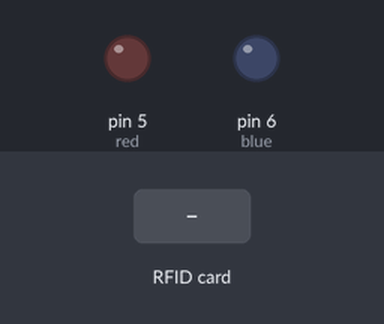
Bench run of a sketch on a simulated Arduino Uno, built with avr-gcc and run on an emulated ATmega328P. Shown: output pins drawn as LEDs (lit = HIGH). Inputs (shaded band) come from the test bench. Pins used as bus, display or sensor lines are not drawn; what the sketch prints to the serial monitor is not drawn.

Above: at 1.2 s.
1.3 s: RFID card 5E 7A 19 C4 held to the reader
At 2.1 s:
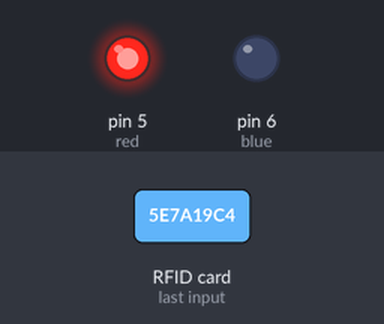
Timing chart, 0 to 4.3 s (numbered marks = the images above; inputs shaded):
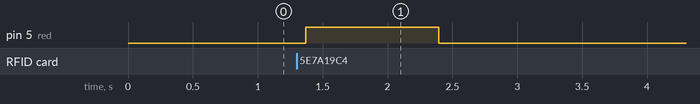

Measured:
- after the input at 1.3 s, pin 5 (red): LOW → HIGH after 0.07 s, → LOW 1.0 s later

The sketch:

CARD_INOUT.ino
```cpp
// RFID 태그 읽어오기
#include <SPI.h>
#include <MFRC522.h>

// SS(Slave Selector)핀 및 reset 핀 번호 정의
#define SS_PIN 10
#define RST_PIN 9

// MFRC522 클래스로 rfid 객체 선언
MFRC522 rfid(SS_PIN, RST_PIN);

// 등록 할 태그 ID 배열
int tagId[4] = {62, 235, 67, 6};

// LED 연결 핀 번호
int red = 5, blue = 6;

void setup() {
  // 시리얼 통신 및 SPI 초기화
  Serial.begin(9600);
  SPI.begin();

  // MFRC522 초기화
  rfid.PCD_Init();

  // LED 핀 모드
  pinMode(red, OUTPUT);
  pinMode(blue, OUTPUT);
}

void loop() {
  // 태그가 접촉 되지 않았거니 ID가 읽혀지지 않을 때
  if(!rfid.PICC_IsNewCardPresent() || !rfid.PICC_ReadCardSerial()) {
    digitalWrite(blue, LOW);
    digitalWrite(red, LOW);

    delay(300);
    return;
  }
  int same = 0;
  // 태그의 ID 출력하기(rfid.uid.uidByte[0] ~ frid.uid.uidByte[3] 출력)
  Serial.print("Card Tag ID: ");
  for(byte i=0; i<4; i++){
    Serial.print(rfid.uid.uidByte[i]);
    Serial.print(" ");

    // 인식된 태그와 등록된 태그 번호 일치 여부
    if(rfid.uid.uidByte[i] == tagId[i]) {
      same++; //모두 맞다면 same  변수가 4가 됌
    }
  }
  Serial.println();
  if(same == 4) {
    Serial.println("태그 ID가 일치합니다.(파란LED ON)");
    digitalWrite(blue, HIGH);
    digitalWrite(red, LOW);
    delay(1000);
  } else {
  Serial.println("등록된 태그 ID가 아닙니다.(빨간LED ON)");
  digitalWrite(blue, LOW);
  digitalWrite(red, HIGH);
  delay(1000);
}
}
```
